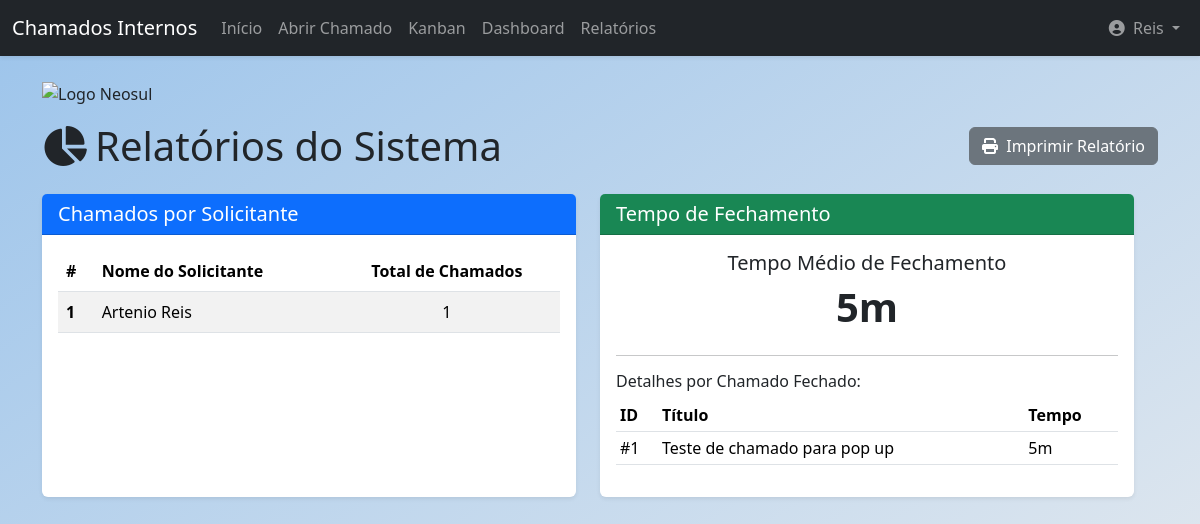
Screenshot of /reports (signed in) with the database file from the repository.
### app/models.py (models this page shows, shortened)
class User(db.Model, UserMixin):
    id = db.Column(db.Integer, primary_key=True)
    name = db.Column(db.String(100), nullable=False)
    email = db.Column(db.String(120), unique=True, nullable=False)
    sector = db.Column(db.String(50), nullable=False)
    password = db.Column(db.String(128), nullable=False)
    access_level = db.Column(db.String(20), nullable=False, default='colaborador')
    is_active = db.Column(db.Boolean, nullable=False, default=True)
    created_at = db.Column(db.DateTime, default=datetime.utcnow)
    tickets_created = db.relationship('Ticket', backref='author', lazy=True, foreign_keys='Ticket.user_id')
    tickets_assigned = db.relationship('Ticket', backref='assignee_user', lazy=True, foreign_keys='Ticket.assigned_to')
    comments = db.relationship('Comment', backref='comment_author', lazy=True)

class Ticket(db.Model):
    id = db.Column(db.Integer, primary_key=True)
    title = db.Column(db.String(150), nullable=False)
    description = db.Column(db.Text, nullable=False)
    user_id = db.Column(db.Integer, db.ForeignKey('user.id'), nullable=False)
    origin_sector = db.Column(db.String(50), nullable=False)
    target_sector = db.Column(db.String(50), nullable=False)
    priority = db.Column(db.String(20), nullable=False, default='baixa')
    status = db.Column(db.String(20), nullable=False, default='Aberto')
    created_at = db.Column(db.DateTime, default=datetime.utcnow)
    updated_at = db.Column(db.DateTime, default=datetime.utcnow, onupdate=datetime.utcnow)
    closed_at = db.Column(db.DateTime, nullable=True, default=None)
    attachment_filename = db.Column(db.String(100), nullable=True)
    assigned_to = db.Column(db.Integer, db.ForeignKey('user.id'), nullable=True)
    comments = db.relationship('Comment', backref='ticket', lazy=True, cascade="all, delete-orphan")
    history = db.relationship('TicketHistory', backref='ticket', lazy=True, cascade="all, delete-orphan")

### app/routes.py (the view)
@main.route('/reports')
@login_required
def reports():
    if not is_tecnico(): abort(403)
    def format_timedelta(td):
        if td is None: return "N/A"
        total_seconds = int(td.total_seconds())
        days, remainder = divmod(total_seconds, 86400)
        hours, remainder = divmod(remainder, 3600)
        minutes, _ = divmod(remainder, 60)
        parts = []
        if days > 0: parts.append(f"{days}d")
        if hours > 0: parts.append(f"{hours}h")
        if minutes > 0: parts.append(f"{minutes}m")
        return " ".join(parts) if parts else "< 1m"
    tickets_per_user = db.session.query(User.name, func.count(Ticket.id).label('ticket_count')).join(Ticket, User.id == Ticket.user_id).group_by(User.name).order_by(func.count(Ticket.id).desc()).all()
    closed_tickets = Ticket.query.filter(Ticket.status == 'Fechado', Ticket.closed_at.isnot(None)).all()
    average_closing_time, closing_time_details = None, []
    if closed_tickets:
        total_seconds = sum([(t.closed_at - t.created_at).total_seconds() for t in closed_tickets])
        average_seconds = total_seconds / len(closed_tickets)
        average_closing_time_td = timedelta(seconds=average_seconds)
        average_closing_time = format_timedelta(average_closing_time_td)
        for ticket in closed_tickets:
            duration = ticket.closed_at - ticket.created_at
            closing_time_details.append({'id': ticket.id, 'title': ticket.title, 'author': ticket.author.name, 'duration_str': format_timedelta(duration)})
    return render_template('reports.html', title='Relatórios', tickets_per_user=tickets_per_user, average_closing_time=average_closing_time, closing_time_details=closing_time_details)

### app/__init__.py (called while the page is built)
@login_manager.user_loader
def load_user(user_id):
    from app.models import User
    return User.query.get(int(user_id))

### app/routes.py (called while the page is built)
def is_tecnico():
    return current_user.is_authenticated and (current_user.access_level == 'tecnico' or current_user.access_level == 'administrador')

### app/templates/reports.html
{% extends "base.html" %}
{% block content %}
<div class="row mt-4">
    <div class="col-12 mb-3 d-print-none">
        <img src="https://neosul.com.br/clientes/1/img/logo.png" alt="Logo Neosul" style="max-width: 250px; height: auto;">
    </div>
    <div class="d-flex justify-content-between align-items-center mb-4 d-print-none">
        <h1 class="mb-0"><i class="fas fa-chart-pie me-2"></i>Relatórios do Sistema</h1>
        <button id="print-report-btn" class="btn btn-secondary">
            <i class="fas fa-print me-1"></i> Imprimir Relatório
        </button>
    </div>
    <div class="row">
        <div class="col-md-6 mb-4">
            <div class="card shadow-sm h-100">
                <div class="card-header bg-primary text-white">
                    <h5 class="mb-0">Chamados por Solicitante</h5>
                </div>
                <div class="card-body">
                    {% if tickets_per_user %}
                        <table class="table table-striped table-hover">
                            <thead>
                                <tr>
                                    <th scope="col">#</th>
                                    <th scope="col">Nome do Solicitante</th>
                                    <th scope="col" class="text-center">Total de Chamados</th>
                                </tr>
                            </thead>
                            <tbody>
                                {% for user in tickets_per_user %}
                                <tr>
                                    <th scope="row">{{ loop.index }}</th>
                                    <td>{{ user.name }}</td>
                                    <td class="text-center">{{ user.ticket_count }}</td>
                                </tr>
                                {% endfor %}
                            </tbody>
                        </table>
                    {% else %}
                        <p class="text-muted">Nenhum chamado aberto ainda para gerar este relatório.</p>
                    {% endif %}
                </div>
            </div>
        </div>
        <div class="col-md-6 mb-4">
            <div class="card shadow-sm h-100">
                <div class="card-header bg-success text-white">
                    <h5 class="mb-0">Tempo de Fechamento</h5>
                </div>
                <div class="card-body">
                    <div class="text-center mb-4">
                        <h5>Tempo Médio de Fechamento</h5>
                        <p class="display-6 fw-bold">{{ average_closing_time or 'N/A' }}</p>
                    </div>
                    <hr>
                    <h6>Detalhes por Chamado Fechado:</h6>
                    {% if closing_time_details %}
                        <table class="table table-sm table-hover">
                            <thead>
                                <tr>
                                    <th>ID</th>
                                    <th>Título</th>
                                    <th>Tempo</th>
                                </tr>
                            </thead>
                            <tbody>
                                {% for detail in closing_time_details %}
                                <tr>
                                    <td>#{{ detail.id }}</td>
                                    <td>{{ detail.title | truncate(30, True) }}</td>
                                    <td>{{ detail.duration_str }}</td>
                                </tr>
                                {% endfor %}
                            </tbody>
                        </table>
                    {% else %}
                        <p class="text-muted">Nenhum chamado fechado ainda para gerar este relatório.</p>
                    {% endif %}
                </div>
            </div>
        </div>
    </div>
{% endblock content %}

### app/templates/components/navbar.html (shortened to what this page needs)
<nav class="navbar navbar-expand-lg navbar-dark bg-dark shadow-sm">
    <div class="container-fluid">
        <a class="navbar-brand" href="{{ url_for('main.home') }}">Chamados Internos</a>
        <div class="collapse navbar-collapse" id="navbarNav">
            <ul class="navbar-nav me-auto mb-2 mb-lg-0">
                {% if current_user.is_authenticated %}
                    <li class="nav-item">
                        <a class="nav-link" href="{{ url_for('main.home') }}">Início</a>
                    </li>
                    <li class="nav-item">
                        <a class="nav-link" href="{{ url_for('main.create_ticket') }}">Abrir Chamado</a>
                    </li>
                    <li class="nav-item">
                        <a class="nav-link" href="{{ url_for('main.tickets_kanban') }}">Kanban</a>
                    </li>
                    {% if current_user.access_level in ['tecnico', 'administrador'] %}
                        <li class="nav-item">
                            <a class="nav-link" href="{{ url_for('main.dashboard') }}">Dashboard</a>
                        </li>
                        <li class="nav-item">
                            <a class="nav-link" href="{{ url_for('main.reports') }}">Relatórios</a>
                        </li>
                    {% endif %}
                {% endif %}
            </ul>
            <ul class="navbar-nav ms-auto mb-2 mb-lg-0">
                {% if current_user.is_authenticated %}
                    <li class="nav-item dropdown">
                        <a class="nav-link dropdown-toggle" href="#" id="navbarDropdown" role="button" data-bs-toggle="dropdown" aria-expanded="false">
                            <i class="fas fa-user-circle me-1"></i> {{ current_user.name }}
                        </a>
                    </li>
                {% else %}
                    <li class="nav-item">
                        <a class="nav-link" href="{{ url_for('main.login') }}">Login</a>
                    </li>
                {% endif %}
            </ul>
        </div>
    </div>
</nav>

### app/static/css/style.css (style rules this page uses)
body { background: linear-gradient(to bottom right, #9cc4eb, #e9ecef); background-attachment: fixed; }
.card { border: none; box-shadow: 0 4px 8px rgba(0,0,0,0.05); }

### rows the page displays
User: name "Reis"
User: name "Artenio Reis", ticket_count "1"
Ticket: title "Teste de chamado para pop up"

### other values shown
{{ average_closing_time or 'N/A' }} "5m"
{{ detail.id }} "1"
{{ detail.duration_str }} "5m"
